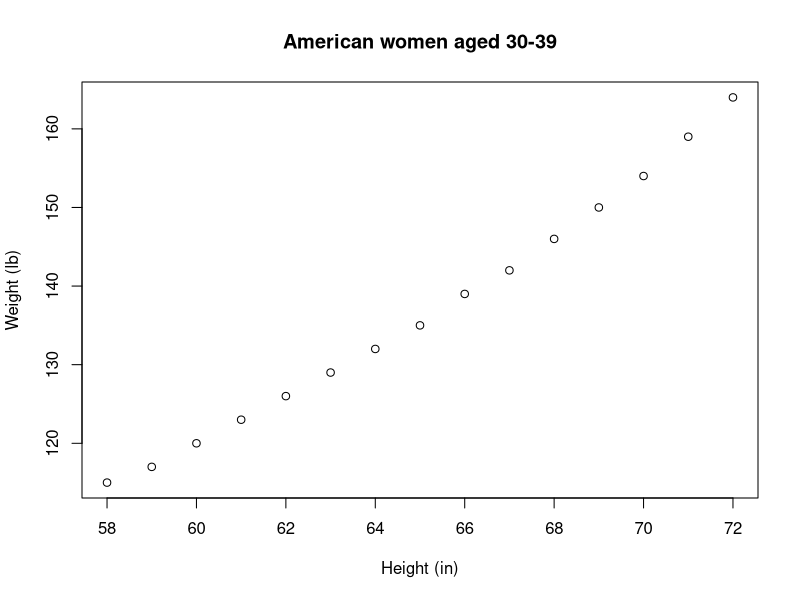

Write the R code that produced this figure.

#HOMEWORK2

#PABLO_SÁNCHEZ-CRESPO_PÉREZ

data(package = .packages(all.available = TRUE))
View(women)

#HYPOTHESIS

#There is a positive correlation between height (in) and weigth (lb) of American womens aged 30-39. Therefore, 
#if one increase, the other does it. 

#First, I create 2 vectors with weigth and height containing the  values of 15 diffferent American
#women:

Height <- c(115, 117, 120, 123, 126, 129, 132, 135, 139, 142, 146, 150, 154, 159, 164) #in l
Weight <- c(58, 59, 60, 61, 62, 63, 64, 65, 66, 67, 68, 69, 70, 71, 72) #in kilograms

#After creating the vectors, I calculate the Pearson´s correlation coefficient (r):

correlation <- cor(Height, Weight)
print(correlation)

# r= 0.9954948
# Now, as this value is possitive, it shows a possitive correlation between both variables. Moreover,
#this value is also near 1, so it shows even more that is a strong possitive correlation.

cor.test(Weight, Height)

# t = 37.855, df = 13, p-value = 1.091e-14
#alternative hypothesis: true correlation is not equal to 0
#95 percent confidence interval:
  #0.9860970 0.9985447
#sample estimates:
  #cor 
#0.9954948 

#These are the values shown by the correlation test. The p-value is less than 0.05, so the p-value shows
#that that there is a statistically significant relationship between height and weight.

#To check even more than the hypothesis is true and there is a positive correlation between height and 
#weight, I will do a linear regression:

#model <- lm(Weight ~ Height, data = women)
#summary(model)
#lm(formula = Weight ~ Height, data = women)
#Residuals:
#   Min       1Q   Median       3Q      Max 
#-0.83233 -0.26249  0.08314  0.34353  0.49790 
#Coefficients:
#.            Estimate Std. Error t value Pr(>|t|)    
#(Intercept) 25.723456   1.043746   24.64 2.68e-12 ***
#Height       0.287249   0.007588   37.85 1.09e-14 ***

#Once all the information about the regression coefficients is obtained, is necessary to interpret them.
#As the coefficient for height is possitive, indicates that the relationship between both variables is 
#possitive.

#After that, I am going to represent this relationship by plotting the regression line over a graph:

plot(women, xlab = "Height (in)", ylab = "Weight (lb)",
     main = "American women aged 30-39")


#As it seen in the graph, the regression line fits very well with the points that represent the data,
#indicating that the hypothesis is finally true because of this and the rest of the evidences done 
#in the previous steps. 

#In conclusion, is true that there is a posstive correlation between height and weigth for American women.



